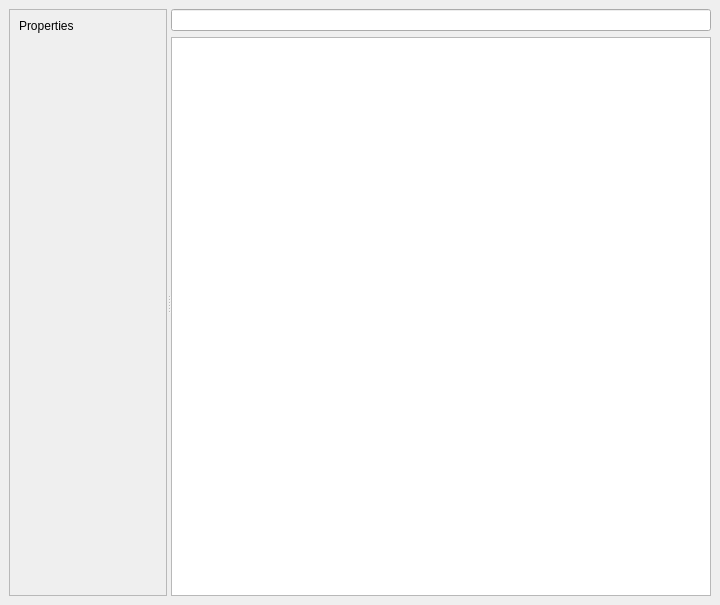
<?xml version="1.0" encoding="UTF-8"?>
<ui version="4.0">
 <class>uiMainWindow</class>
 <widget class="QMainWindow" name="uiMainWindow">
  <property name="geometry">
   <rect>
    <x>0</x>
    <y>0</y>
    <width>720</width>
    <height>605</height>
   </rect>
  </property>
  <property name="windowTitle">
   <string>MainWindow</string>
  </property>
  <widget class="QWidget" name="uiCentralWidget">
   <layout class="QGridLayout" name="gridLayout_2">
    <item row="0" column="0">
     <widget class="QSplitter" name="ui_splitter">
      <property name="orientation">
       <enum>Qt::Horizontal</enum>
      </property>
      <widget class="QWidget" name="widget_4" native="true">
       <layout class="QGridLayout" name="gridLayout_3">
        <item row="0" column="0">
         <widget class="QScrollArea" name="scrollArea">
          <property name="widgetResizable">
           <bool>true</bool>
          </property>
          <widget class="QWidget" name="scrollAreaWidgetContents">
           <property name="geometry">
            <rect>
             <x>0</x>
             <y>0</y>
             <width>346</width>
             <height>555</height>
            </rect>
           </property>
           <layout class="QVBoxLayout" name="verticalLayout">
            <item>
             <widget class="QLabel" name="label">
              <property name="text">
               <string>Properties</string>
              </property>
             </widget>
            </item>
            <item>
             <layout class="QVBoxLayout" name="ui_common_box"/>
            </item>
            <item>
             <layout class="QVBoxLayout" name="ui_specific_box"/>
            </item>
            <item>
             <spacer name="verticalSpacer">
              <property name="orientation">
               <enum>Qt::Vertical</enum>
              </property>
              <property name="sizeHint" stdset="0">
               <size>
                <width>20</width>
                <height>480</height>
               </size>
              </property>
             </spacer>
            </item>
           </layout>
          </widget>
         </widget>
        </item>
       </layout>
      </widget>
      <widget class="QWidget" name="widget_3" native="true">
       <layout class="QGridLayout" name="gridLayout">
        <item row="0" column="0">
         <widget class="QLineEdit" name="ui_filter"/>
        </item>
        <item row="1" column="0">
         <widget class="ToolTreeView" name="ui_tree">
          <property name="maximumSize">
           <size>
            <width>16777215</width>
            <height>16777215</height>
           </size>
          </property>
          <property name="baseSize">
           <size>
            <width>0</width>
            <height>0</height>
           </size>
          </property>
         </widget>
        </item>
       </layout>
      </widget>
     </widget>
    </item>
   </layout>
  </widget>
 </widget>
 <customwidgets>
  <customwidget>
   <class>ToolTreeView</class>
   <extends>QTreeView</extends>
   <header>linuxnano/views/widgets/tool_tree_view</header>
  </customwidget>
 </customwidgets>
 <resources/>
 <connections/>
</ui>
